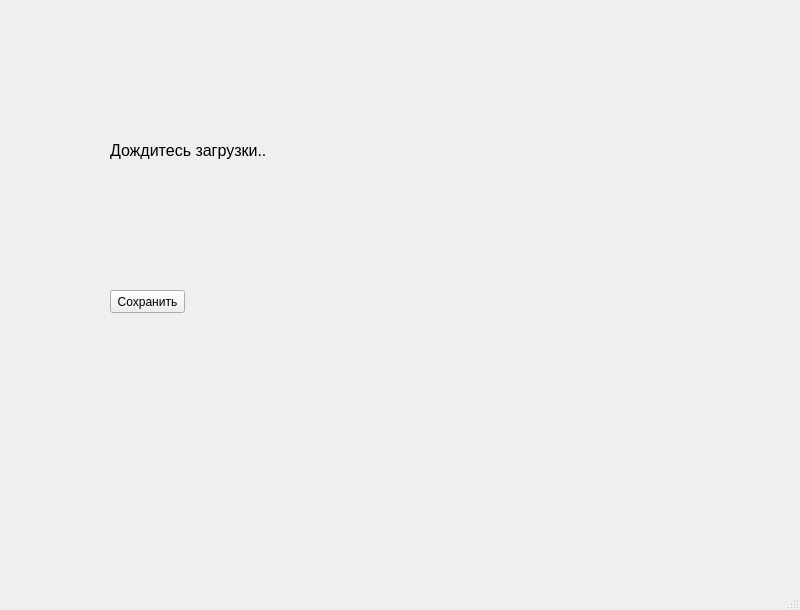
<?xml version="1.0" encoding="UTF-8"?>
<ui version="4.0">
 <class>MainWindow</class>
 <widget class="QMainWindow" name="MainWindow">
  <property name="geometry">
   <rect>
    <x>0</x>
    <y>0</y>
    <width>800</width>
    <height>610</height>
   </rect>
  </property>
  <property name="windowTitle">
   <string>MainWindow</string>
  </property>
  <widget class="QWidget" name="centralwidget">
   <widget class="QLabel" name="label">
    <property name="geometry">
     <rect>
      <x>110</x>
      <y>130</y>
      <width>281</width>
      <height>41</height>
     </rect>
    </property>
    <property name="font">
     <font>
      <pointsize>12</pointsize>
     </font>
    </property>
    <property name="text">
     <string>Дождитесь загрузки..</string>
    </property>
   </widget>
   <widget class="QPushButton" name="btn_save">
    <property name="geometry">
     <rect>
      <x>110</x>
      <y>290</y>
      <width>75</width>
      <height>23</height>
     </rect>
    </property>
    <property name="text">
     <string>Сохранить</string>
    </property>
   </widget>
  </widget>
  <widget class="QStatusBar" name="statusbar"/>
 </widget>
 <resources/>
 <connections/>
</ui>
